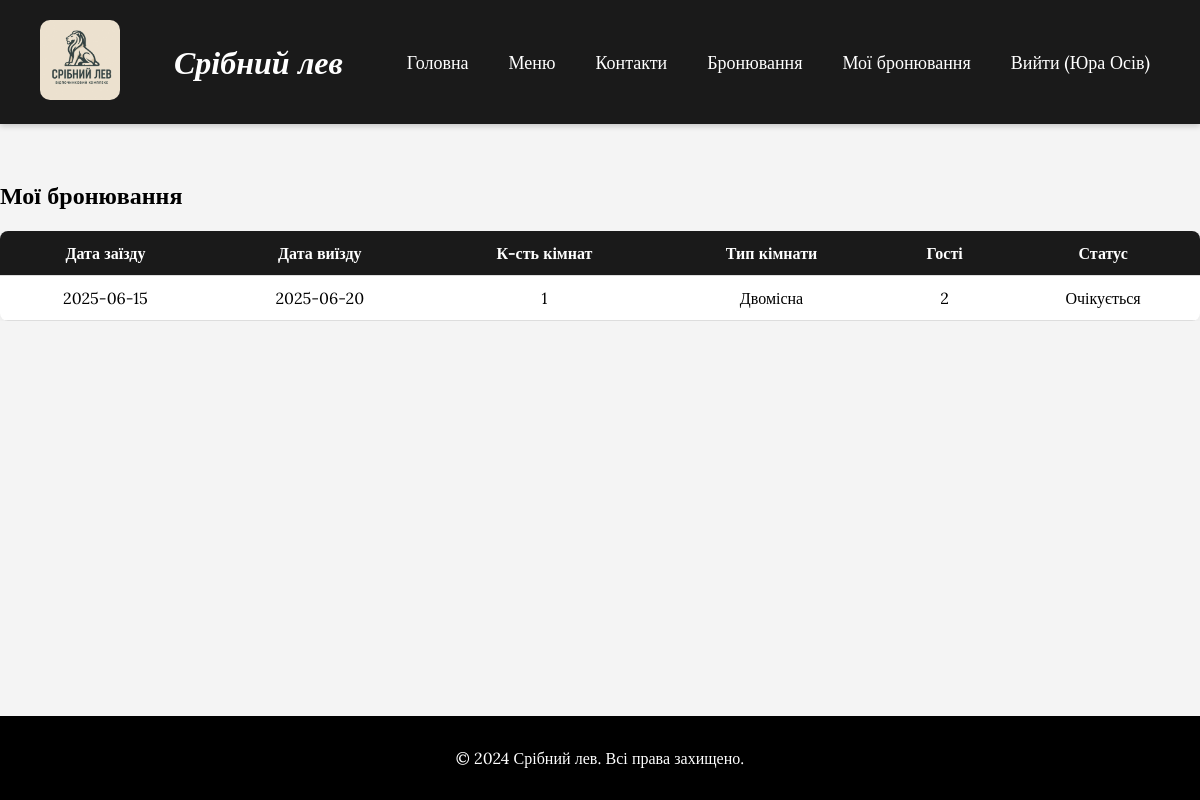
The page /my_bookings (signed in) on the database its author committed.
### tables this page shows
CREATE TABLE users (
                id INTEGER PRIMARY KEY AUTOINCREMENT,
                username TEXT UNIQUE NOT NULL,
                password TEXT NOT NULL,
                is_admin INTEGER NOT NULL DEFAULT 0
            );

CREATE TABLE reservations (
                id INTEGER PRIMARY KEY AUTOINCREMENT,
                date_from TEXT NOT NULL,
                date_to TEXT NOT NULL,
                rooms INTEGER NOT NULL,
                room_type TEXT NOT NULL,
                guests INTEGER NOT NULL,
                user_id INTEGER,
                FOREIGN KEY (user_id) REFERENCES users(id)
            );

### app.py (the view)
@app.route('/my_bookings')
@login_required
def my_bookings():
    conn = sqlite3.connect(DB)
    c = conn.cursor()
    c.execute('SELECT id, date_from, date_to, rooms, room_type, guests FROM reservations WHERE user_id = ? ORDER BY id DESC', (current_user.id,))
    reservations = c.fetchall()
    conn.close()
    return render_template('my_bookings.html', reservations=reservations)

### app.py (called while the page is built)
def get_user_by_id(user_id):
    conn = sqlite3.connect(DB)
    c = conn.cursor()
    c.execute("SELECT id, username, is_admin FROM users WHERE id = ?", (user_id,))
    row = c.fetchone()
    conn.close()
    if row:
        return User(row[0], row[1], bool(row[2]))
    return None

@login_manager.user_loader
def load_user(user_id):
    return get_user_by_id(user_id)

### templates/my_bookings.html (shortened to what this page needs)
{% extends "base.html" %}
{% block content %}
<h2>Мої бронювання</h2>
{% if reservations %}
<div class="table-container">
    <table class="booking-table">
        <thead>
            <tr>
                <th>Дата заїзду</th>
                <th>Дата виїзду</th>
                <th>К-сть кімнат</th>
                <th>Тип кімнати</th>
                <th>Гості</th>
                <th>Статус</th>
            </tr>
        </thead>
        <tbody>
        {% for r in reservations %}
            <tr>
                <td>{{ r[1] }}</td>
                <td>{{ r[2] }}</td>
                <td>{{ r[3] }}</td>
                <td>{{ r[4] }}</td>
                <td>{{ r[5] }}</td>
                <td>Очікується</td>
            </tr>
        {% endfor %}
        </tbody>
    </table>
</div>
{% else %}
<p>У вас поки немає бронювань.</p>
{% endif %}
{% endblock %}

### templates/base.html (shortened to what this page needs)
<!DOCTYPE html>
<html lang="uk">
<head>
    <link rel="stylesheet" href="{{ url_for('static', filename='style.css') }}" />
    <link rel="stylesheet" href="https://cdnjs.cloudflare.com/ajax/libs/font-awesome/6.0.0-beta3/css/all.min.css">
<main>
</head>
<body>
    <header>
        <div class="logo-title">
            <img src="{{ url_for('static', filename='images/3ofLMZz.jpg') }}" alt="Логотип" class="logo" />
        </div>
        <div class="header-center">
            <h1 class="site-title">Срібний лев</h1>
        </div>
        <nav>
            <a href="{{ url_for('index') }}">Головна</a>
            <a href="{{ url_for('menu') }}">Меню</a>
            <a href="{{ url_for('contacts') }}">Контакти</a>
            <a href="{{ url_for('reservation') }}">Бронювання</a>
            {% if current_user.is_authenticated %}
                {% if current_user.is_admin %}
                    <a href="{{ url_for('bookings') }}">Список бронювань</a>
                {% else %}
                    <a href="{{ url_for('my_bookings') }}">Мої бронювання</a>
                {% endif %}
                <a href="{{ url_for('logout') }}">Вийти ({{ current_user.username }})</a>
            {% else %}
                <a href="{{ url_for('login') }}">Увійти</a>
            {% endif %}
        </nav>
    </header>
    <main>
        {% block content %}{% endblock %}
    </main>
    <footer>
        <p>&copy; 2024 Срібний лев. Всі права захищено.</p>
    </footer>
</body>
</html>

### static/style.css (style rules this page uses)
body { font-family: Arial, sans-serif; margin: 0; padding: 0; background-color: #f4f4f4; }
header { position: fixed; top: 0; left: 0; width: 100%; z-index: 1000; display: flex; align-items: center; justify-content: space-between; padding: 20px 40px; background-color: #1a1a1a; color: white; box-shadow: 0 2px 6px rgba(0, 0, 0, 0.2); box-sizing: border-box; overflow-x: hidden; }
.logo-title { position: static; }
.logo { width: 80px; height: auto; border-radius: 10px; }
.header-center { flex-grow: 1; text-align: center; }
.site-title { margin: 0; font-size: 2rem; }
nav { display: flex; justify-content: center; gap: 20px; flex-wrap: wrap; }
nav a { color: white; text-decoration: none; font-size: 18px; padding: 6px 10px; border-radius: 4px; transition: background-color 0.3s, color 0.3s; }
footer { background-color: #1a1a1a; color: white; text-align: center; padding: 10px; margin-top: 20px; }
main { padding-top: 80px; }
html, body { margin: 0; padding: 0; min-height: 100vh; display: flex; flex-direction: column; }
footer { background-color: #000; color: white; text-align: center; padding: 10px 0; width: 100%; }
.table-container { overflow-x: auto; margin-top: 20px; }
.booking-table { width: 100%; border-collapse: collapse; font-size: 1rem; background-color: #fff; border-radius: 8px; overflow: hidden; box-shadow: 0 2px 10px rgba(0,0,0,0.05); }
.booking-table thead { background-color: #1a1a1a; color: #fff; }
.booking-table th, .booking-table td { padding: 12px 16px; text-align: center; border-bottom: 1px solid #ddd; }
html, body { margin: 0; padding: 0; height: 100%; overflow-x: hidden; }

### templates/base.html (style rules this page uses)
html, body { height: 100%; margin: 0; }
body { display: flex; flex-direction: column; font-family: 'Lora', serif; }
main { flex: 1; padding-top: 80px; box-sizing: border-box; }
footer { background-color: black; color: white; text-align: center; padding: 1em 0; width: 100%; }
.site-title { font-family: 'Lora', serif; font-weight: 600; font-style: italic; }

### rows shown on the page
users: username "Юра Осів"
reservations: date_from "2025-06-15", date_to "2025-06-20", rooms "1", room_type "Двомісна", guests "2"
